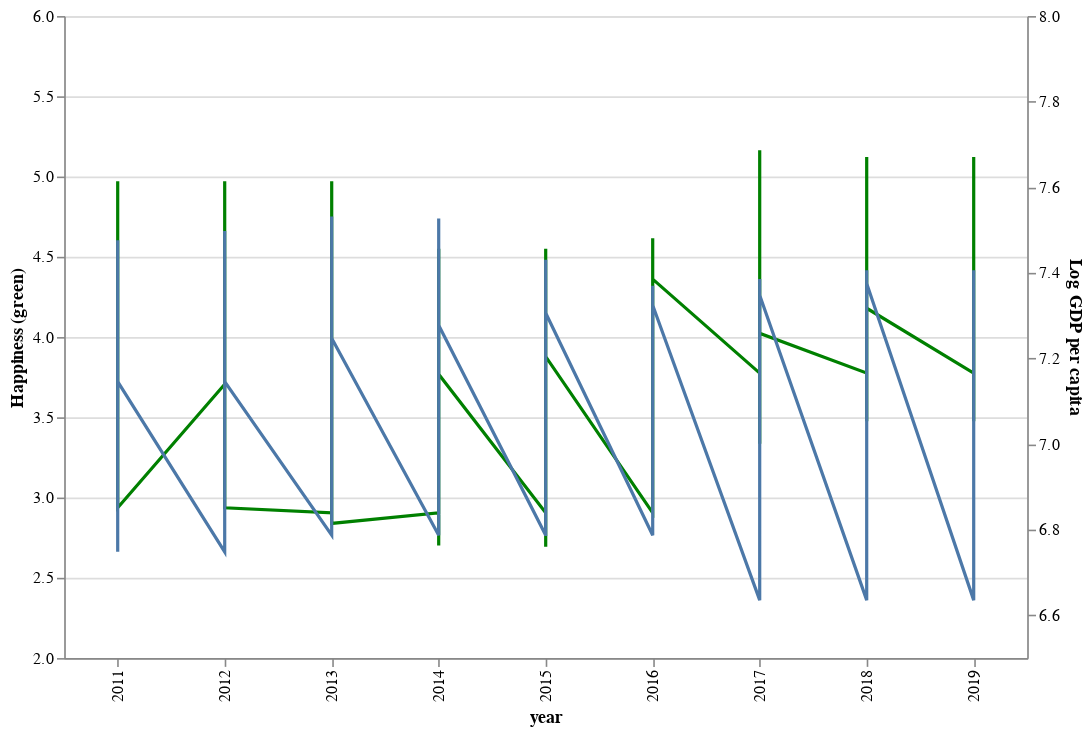

The notebook cell saved with this chart:
### Code cell
# dropdown filter
countries = bottom10GDP["Country name"].unique()
country_dropdown = alt.binding_select(options=countries)
country_select = alt.selection_single(
    fields=["Country name"],
    bind=country_dropdown,
    name="Country",
)

# Create scatter plot
chart_hap = (
    alt.Chart(bottom10GDP)
    .mark_line(color="green")
    .encode(x="year:O",
            y=alt.Y("Life Ladder",scale=alt.Scale(domain=[2, 6]), title="Happiness (green)")
    )
)

chart_gdp = (
    alt.Chart(bottom10GDP)
    .mark_line()
    .encode(x="year:O",
            y=alt.Y("Log GDP per capita",scale=alt.Scale(domain=[6.5, 8]))
    )
)

chart = chart_hap+chart_gdp
chart = chart.add_selection(country_select).transform_filter(country_select)
chart = chart.properties(width=600, height=400).resolve_scale(y = 'independent')
chart

### Figure 1 — Vega-Lite specification as saved in the notebook (floating-point values rounded to 4 significant figures)
{"config": {"view": {"continuousWidth": 400, "continuousHeight": 300}}, "layer": [{"mark": {"type": "line", "color": "green"}, "encoding": {"x": {"type": "ordinal", "field": "year"}, "y": {"type": "quantitative", "field": "Life Ladder", "scale": {"domain": [2, 6]}, "title": "Happiness (green)"}}, "selection": {"Country": {"type": "single", "fields": ["Country name"], "bind": {"input": "select", "options": ["Burundi", "Central African Republic", "Chad", "Congo, Dem. Rep.", "Liberia", "Madagascar", "Malawi", "Mozambique", "Niger", "Togo"]}}}}, {"mark": "line", "encoding": {"x": {"type": "ordinal", "field": "year"}, "y": {"type": "quantitative", "field": "Log GDP per capita", "scale": {"domain": [6.5, 8]}}}}], "data": {"name": "data-2d4f042f9381ceb6350c6b97804787f5"}, "height": 400, "resolve": {"scale": {"y": "independent"}}, "transform": [{"filter": {"selection": "Country"}}], "width": 600, "$schema": "https://vega.github.io/schema/vega-lite/v4.8.1.json", "datasets": {"data-2d4f042f9381ceb6350c6b97804787f5": [{"Country name": "Burundi", "year": 2011, "Life Ladder": 3.706, "Log GDP per capita": 6.748, "Social support": 0.4222, "Healthy life expectancy at birth": 50.68, "Freedom to make life choices": 0.4899, "Generosity": -0.06243, "Perceptions of corruption": 0.6771, "Positive affect": 0.6889, "Negative affect": 0.1903, "Individuals (%) with Internet access": 1.11}, {"Country name": "Burundi", "year": 2012, "Life Ladder": 3.706, "Log GDP per capita": 6.748, "Social support": 0.4222, "Healthy life expectancy at birth": 50.68, "Freedom to make life choices": 0.4899, "Generosity": -0.06243, "Perceptions of corruption": 0.6771, "Positive affect": 0.6889, "Negative affect": 0.1903, "Individuals (%) with Internet access": 1.22}, {"Country name": "Burundi", "year": 2013, "Life Ladder": 2.905, "Log GDP per capita": 6.787, "Social support": 0.5647, "Healthy life expectancy at birth": 51.82, "Freedom to make life choices": 0.4314, "Generosity": -0.0588, "Perceptions of corruption": 0.8076, "Positive affect": 0.6557, "Negative affect": 0.2511, "Individuals (%) with Internet access": 1.264}, {"Country name": "Burundi", "year": 2014, "Life Ladder": 2.905, "Log GDP per capita": 6.787, "Social support": 0.5647, "Healthy life expectancy at birth": 51.82, "Freedom to make life choices": 0.4314, "Generosity": -0.0588, "Perceptions of corruption": 0.8076, "Positive affect": 0.6557, "Negative affect": 0.2511, "Individuals (%) with Internet access": 1.38}, {"Country name": "Burundi", "year": 2015, "Life Ladder": 2.905, "Log GDP per capita": 6.787, "Social support": 0.5647, "Healthy life expectancy at birth": 51.82, "Freedom to make life choices": 0.4314, "Generosity": -0.0588, "Perceptions of corruption": 0.8076, "Positive affect": 0.6557, "Negative affect": 0.2511, "Individuals (%) with Internet access": 4.866}, {"Country name": "Burundi", "year": 2016, "Life Ladder": 2.905, "Log GDP per capita": 6.787, "Social support": 0.5647, "Healthy life expectancy at birth": 51.82, "Freedom to make life choices": 0.4314, "Generosity": -0.0588, "Perceptions of corruption": 0.8076, "Positive affect": 0.6557, "Negative affect": 0.2511, "Individuals (%) with Internet access": 5.174}, {"Country name": "Burundi", "year": 2017, "Life Ladder": 3.775, "Log GDP per capita": 6.635, "Social support": 0.4847, "Healthy life expectancy at birth": 53.4, "Freedom to make life choices": 0.6464, "Generosity": -0.02388, "Perceptions of corruption": 0.5986, "Positive affect": 0.6664, "Negative affect": 0.3628, "Individuals (%) with Internet access": 2.661}, {"Country name": "Burundi", "year": 2018, "Life Ladder": 3.775, "Log GDP per capita": 6.635, "Social support": 0.4847, "Healthy life expectancy at birth": 53.4, "Freedom to make life choices": 0.6464, "Generosity": -0.02388, "Perceptions of corruption": 0.5986, "Positive affect": 0.6664, "Negative affect": 0.3628, "Individuals (%) with Internet access": 2.661}, {"Country name": "Burundi", "year": 2019, "Life Ladder": 3.775, "Log GDP per capita": 6.635, "Social support": 0.4847, "Healthy life expectancy at birth": 53.4, "Freedom to make life choices": 0.6464, "Generosity": -0.02388, "Perceptions of corruption": 0.5986, "Positive affect": 0.6664, "Negative affect": 0.3628, "Individuals (%) with Internet access": 2.661}, {"Country name": "Central African Republic", "year": 2011, "Life Ladder": 3.678, "Log GDP per capita": 7.125, "Social support": 0.3874, "Healthy life expectancy at birth": 43.08, "Freedom to make life choices": 0.78, "Generosity": -0.01584, "Perceptions of corruption": 0.8345, "Positive affect": 0.5241, "Negative affect": 0.2772, "Individuals (%) with Internet access": 2.2}, {"Country name": "Central African Republic", "year": 2012, "Life Ladder": 3.678, "Log GDP per capita": 7.125, "Social support": 0.3874, "Healthy life expectancy at birth": 43.08, "Freedom to make life choices": 0.78, "Generosity": -0.01584, "Perceptions of corruption": 0.8345, "Positive affect": 0.5241, "Negative affect": 0.2772, "Individuals (%) with Internet access": 3.0}, {"Country name": "Central African Republic", "year": 2013, "Life Ladder": 3.678, "Log GDP per capita": 7.125, "Social support": 0.3874, "Healthy life expectancy at birth": 43.08, "Freedom to make life choices": 0.78, "Generosity": -0.01584, "Perceptions of corruption": 0.8345, "Positive affect": 0.5241, "Negative affect": 0.2772, "Individuals (%) with Internet access": 3.4}, {"Country name": "Central African Republic", "year": 2014, "Life Ladder": 3.678, "Log GDP per capita": 7.125, "Social support": 0.3874, "Healthy life expectancy at birth": 43.08, "Freedom to make life choices": 0.78, "Generosity": -0.01584, "Perceptions of corruption": 0.8345, "Positive affect": 0.5241, "Negative affect": 0.2772, "Individuals (%) with Internet access": 3.6}, {"Country name": "Central African Republic", "year": 2015, "Life Ladder": 2.693, "Log GDP per capita": 6.785, "Social support": 0.2902, "Healthy life expectancy at birth": 44.9, "Freedom to make life choices": 0.6241, "Generosity": 0.03262, "Perceptions of corruption": 0.8591, "Positive affect": 0.5787, "Negative affect": 0.4943, "Individuals (%) with Internet access": 3.8}, {"Country name": "Central African Republic", "year": 2016, "Life Ladder": 3.476, "Log GDP per capita": 6.817, "Social support": 0.3196, "Healthy life expectancy at birth": 45.2, "Freedom to make life choices": 0.6453, "Generosity": 0.07279, "Perceptions of corruption": 0.8896, "Positive affect": 0.6139, "Negative affect": 0.5993, "Individuals (%) with Internet access": 4.0}, {"Country name": "Central African Republic", "year": 2017, "Life Ladder": 3.476, "Log GDP per capita": 6.817, "Social support": 0.3196, "Healthy life expectancy at birth": 45.2, "Freedom to make life choices": 0.6453, "Generosity": 0.07279, "Perceptions of corruption": 0.8896, "Positive affect": 0.6139, "Negative affect": 0.5993, "Individuals (%) with Internet access": 4.339}, {"Country name": "Central African Republic", "year": 2018, "Life Ladder": 3.476, "Log GDP per capita": 6.817, "Social support": 0.3196, "Healthy life expectancy at birth": 45.2, "Freedom to make life choices": 0.6453, "Generosity": 0.07279, "Perceptions of corruption": 0.8896, "Positive affect": 0.6139, "Negative affect": 0.5993, "Individuals (%) with Internet access": 4.339}, {"Country name": "Central African Republic", "year": 2019, "Life Ladder": 3.476, "Log GDP per capita": 6.817, "Social support": 0.3196, "Healthy life expectancy at birth": 45.2, "Freedom to make life choices": 0.6453, "Generosity": 0.07279, "Perceptions of corruption": 0.8896, "Positive affect": 0.6139, "Negative affect": 0.5993, "Individuals (%) with Internet access": 4.339}, {"Country name": "Chad", "year": 2011, "Life Ladder": 4.033, "Log GDP per capita": 7.476, "Social support": 0.6729, "Healthy life expectancy at birth": 45.74, "Freedom to make life choices": 0.5629, "Generosity": -0.03404, "Perceptions of corruption": 0.8845, "Positive affect": 0.5265, "Negative affect": 0.3157, "Individuals (%) with Internet access": 1.9}, {"Country name": "Chad", "year": 2012, "Life Ladder": 3.508, "Log GDP per capita": 7.498, "Social support": 0.7141, "Healthy life expectancy at birth": 46.06, "Freedom to make life choices": 0.4882, "Generosity": -0.04546, "Perceptions of corruption": 0.882, "Positive affect": 0.4616, "Negative affect": 0.3142, "Individuals (%) with Internet access": 2.1}, {"Country name": "Chad", "year": 2013, "Life Ladder": 3.46, "Log GDP per capita": 7.532, "Social support": 0.7331, "Healthy life expectancy at birth": 46.38, "Freedom to make life choices": 0.5668, "Generosity": -0.06986, "Perceptions of corruption": 0.8809, "Positive affect": 0.5364, "Negative affect": 0.3285, "Individuals (%) with Internet access": 2.5}, {"Country name": "Chad", "year": 2014, "Life Ladder": 4.323, "Log GDP per capita": 7.527, "Social support": 0.7513, "Healthy life expectancy at birth": 46.7, "Freedom to make life choices": 0.4744, "Generosity": -0.02866, "Perceptions of corruption": 0.8886, "Positive affect": 0.6067, "Negative affect": 0.3584, "Individuals (%) with Internet access": 2.9}, {"Country name": "Chad", "year": 2015, "Life Ladder": 4.029, "Log GDP per capita": 7.431, "Social support": 0.6162, "Healthy life expectancy at birth": 47.2, "Freedom to make life choices": 0.5252, "Generosity": 0.05205, "Perceptions of corruption": 0.8198, "Positive affect": 0.5825, "Negative affect": 0.4676, "Individuals (%) with Internet access": 3.5}, {"Country name": "Chad", "year": 2016, "Life Ladder": 4.559, "Log GDP per capita": 7.37, "Social support": 0.6606, "Healthy life expectancy at birth": 47.7, "Freedom to make life choices": 0.6148, "Generosity": 0.007875, "Perceptions of corruption": 0.7924, "Positive affect": 0.6275, "Negative affect": 0.5382, "Individuals (%) with Internet access": 5.0}, {"Country name": "Chad", "year": 2017, "Life Ladder": 4.486, "Log GDP per capita": 7.363, "Social support": 0.5773, "Healthy life expectancy at birth": 48.2, "Freedom to make life choices": 0.6504, "Generosity": 0.02424, "Perceptions of corruption": 0.7629, "Positive affect": 0.5527, "Negative affect": 0.5438, "Individuals (%) with Internet access": 6.5}, {"Country name": "Chad", "year": 2018, "Life Ladder": 4.251, "Log GDP per capita": 7.365, "Social support": 0.6405, "Healthy life expectancy at birth": 48.7, "Freedom to make life choices": 0.5372, "Generosity": 0.055, "Perceptions of corruption": 0.8323, "Positive affect": 0.5872, "Negative affect": 0.4601, "Individuals (%) with Internet access": 6.5}, {"Country name": "Chad", "year": 2019, "Life Ladder": 4.251, "Log GDP per capita": 7.365, "Social support": 0.6405, "Healthy life expectancy at birth": 48.7, "Freedom to make life choices": 0.5372, "Generosity": 0.055, "Perceptions of corruption": 0.8323, "Positive affect": 0.5872, "Negative affect": 0.4601, "Individuals (%) with Internet access": 6.5}, {"Country name": "Congo, Dem. Rep.", "year": 2011, "Life Ladder": 4.639, "Log GDP per capita": 6.832, "Social support": 0.7695, "Healthy life expectancy at birth": 50.78, "Freedom to make life choices": 0.5573, "Generosity": -0.03452, "Perceptions of corruption": 0.8074, "Positive affect": 0.634, "Negative affect": 0.2297, "Individuals (%) with Internet access": 1.2}, {"Country name": "Congo, Dem. Rep.", "year": 2012, "Life Ladder": 4.497, "Log GDP per capita": 6.88, "Social support": 0.8299, "Healthy life expectancy at birth": 51.22, "Freedom to make life choices": 0.4804, "Generosity": 0.01218, "Perceptions of corruption": 0.913, "Positive affect": 0.5892, "Negative affect": 0.1871, "Individuals (%) with Internet access": 1.68}, {"Country name": "Congo, Dem. Rep.", "year": 2013, "Life Ladder": 4.414, "Log GDP per capita": 6.937, "Social support": 0.8223, "Healthy life expectancy at birth": 51.66, "Freedom to make life choices": 0.5561, "Generosity": 0.009187, "Perceptions of corruption": 0.8137, "Positive affect": 0.5589, "Negative affect": 0.3046, "Individuals (%) with Internet access": 2.2}, {"Country name": "Congo, Dem. Rep.", "year": 2014, "Life Ladder": 3.903, "Log GDP per capita": 6.971, "Social support": 0.7672, "Healthy life expectancy at birth": 52.1, "Freedom to make life choices": 0.5738, "Generosity": -0.04759, "Perceptions of corruption": 0.8664, "Positive affect": 0.5891, "Negative affect": 0.301, "Individuals (%) with Internet access": 3.0}, {"Country name": "Congo, Dem. Rep.", "year": 2015, "Life Ladder": 4.522, "Log GDP per capita": 6.962, "Social support": 0.8642, "Healthy life expectancy at birth": 52.5, "Freedom to make life choices": 0.6374, "Generosity": -0.0244, "Perceptions of corruption": 0.875, "Positive affect": 0.6463, "Negative affect": 0.2224, "Individuals (%) with Internet access": 3.8}, {"Country name": "Congo, Dem. Rep.", "year": 2016, "Life Ladder": 4.311, "Log GDP per capita": 6.966, "Social support": 0.6697, "Healthy life expectancy at birth": 52.9, "Freedom to make life choices": 0.7042, "Generosity": 0.06838, "Perceptions of corruption": 0.8092, "Positive affect": 0.5505, "Negative affect": 0.4043, "Individuals (%) with Internet access": 6.21}, {"Country name": "Congo, Dem. Rep.", "year": 2017, "Life Ladder": 4.311, "Log GDP per capita": 6.966, "Social support": 0.6697, "Healthy life expectancy at birth": 52.9, "Freedom to make life choices": 0.7042, "Generosity": 0.06838, "Perceptions of corruption": 0.8092, "Positive affect": 0.5505, "Negative affect": 0.4043, "Individuals (%) with Internet access": 8.62}, {"Country name": "Congo, Dem. Rep.", "year": 2018, "Life Ladder": 4.311, "Log GDP per capita": 6.966, "Social support": 0.6697, "Healthy life expectancy at birth": 52.9, "Freedom to make life choices": 0.7042, "Generosity": 0.06838, "Perceptions of corruption": 0.8092, "Positive affect": 0.5505, "Negative affect": 0.4043, "Individuals (%) with Internet access": 8.62}, {"Country name": "Congo, Dem. Rep.", "year": 2019, "Life Ladder": 4.311, "Log GDP per capita": 6.966, "Social support": 0.6697, "Healthy life expectancy at birth": 52.9, "Freedom to make life choices": 0.7042, "Generosity": 0.06838, "Perceptions of corruption": 0.8092, "Positive affect": 0.5505, "Negative affect": 0.4043, "Individuals (%) with Internet access": 8.62}, {"Country name": "Liberia", "year": 2011, "Life Ladder": 4.571, "Log GDP per capita": 7.391, "Social support": 0.7083, "Healthy life expectancy at birth": 53.28, "Freedom to make life choices": 0.5905, "Generosity": -0.02985, "Perceptions of corruption": 0.869, "Positive affect": 0.5428, "Negative affect": 0.4429, "Individuals (%) with Internet access": 2.5}, {"Country name": "Liberia", "year": 2012, "Life Ladder": 4.571, "Log GDP per capita": 7.391, "Social support": 0.7083, "Healthy life expectancy at birth": 53.28, "Freedom to make life choices": 0.5905, "Generosity": -0.02985, "Perceptions of corruption": 0.869, "Positive affect": 0.5428, "Negative affect": 0.4429, "Individuals (%) with Internet access": 2.6}, {"Country name": "Liberia", "year": 2013, "Life Ladder": 4.571, "Log GDP per capita": 7.391, "Social support": 0.7083, "Healthy life expectancy at birth": 53.28, "Freedom to make life choices": 0.5905, "Generosity": -0.02985, "Perceptions of corruption": 0.869, "Positive affect": 0.5428, "Negative affect": 0.4429, "Individuals (%) with Internet access": 3.2}, {"Country name": "Liberia", "year": 2014, "Life Ladder": 2.702, "Log GDP per capita": 7.365, "Social support": 0.6377, "Healthy life expectancy at birth": 53.7, "Freedom to make life choices": 0.6714, "Generosity": -0.06149, "Perceptions of corruption": 0.9027, "Positive affect": 0.5051, "Negative affect": 0.3885, "Individuals (%) with Internet access": 5.41}, {"Country name": "Liberia", "year": 2015, "Life Ladder": 3.355, "Log GDP per capita": 7.324, "Social support": 0.6426, "Healthy life expectancy at birth": 54.5, "Freedom to make life choices": 0.7635, "Generosity": 0.03305, "Perceptions of corruption": 0.9013, "Positive affect": 0.6355, "Negative affect": 0.509, "Individuals (%) with Internet access": 33.0}, {"Country name": "Liberia", "year": 2016, "Life Ladder": 4.424, "Log GDP per capita": 7.324, "Social support": 0.6849, "Healthy life expectancy at birth": 55.3, "Freedom to make life choices": 0.7334, "Generosity": -0.01206, "Perceptions of corruption": 0.8668, "Positive affect": 0.6679, "Negative affect": 0.3913, "Individuals (%) with Internet access": 7.319}, {"Country name": "Liberia", "year": 2017, "Life Ladder": 4.135, "Log GDP per capita": 7.311, "Social support": 0.7268, "Healthy life expectancy at birth": 56.1, "Freedom to make life choices": 0.7658, "Generosity": 0.04986, "Perceptions of corruption": 0.8679, "Positive affect": 0.6597, "Negative affect": 0.4361, "Individuals (%) with Internet access": 7.984}, {"Country name": "Liberia", "year": 2018, "Life Ladder": 5.121, "Log GDP per capita": 7.264, "Social support": 0.7125, "Healthy life expectancy at birth": 56.9, "Freedom to make life choices": 0.7059, "Generosity": 0.05061, "Perceptions of corruption": 0.8285, "Positive affect": 0.6356, "Negative affect": 0.3891, "Individuals (%) with Internet access": 7.984}, {"Country name": "Liberia", "year": 2019, "Life Ladder": 5.121, "Log GDP per capita": 7.264, "Social support": 0.7125, "Healthy life expectancy at birth": 56.9, "Freedom to make life choices": 0.7059, "Generosity": 0.05061, "Perceptions of corruption": 0.8285, "Positive affect": 0.6356, "Negative affect": 0.3891, "Individuals (%) with Internet access": 7.984}, {"Country name": "Madagascar", "year": 2011, "Life Ladder": 3.551, "Log GDP per capita": 7.339, "Social support": 0.6731, "Healthy life expectancy at birth": 56.64, "Freedom to make life choices": 0.487, "Generosity": -0.05498, "Perceptions of corruption": 0.8536, "Positive affect": 0.6899, "Negative affect": 0.194, "Individuals (%) with Internet access": 1.9}, {"Country name": "Madagascar", "year": 2012, "Life Ladder": 3.816, "Log GDP per capita": 7.334, "Social support": 0.6725, "Healthy life expectancy at birth": 57.06, "Freedom to make life choices": 0.4796, "Generosity": -0.0185, "Perceptions of corruption": 0.8677, "Positive affect": 0.7343, "Negative affect": 0.2412, "Individuals (%) with Internet access": 2.3}, {"Country name": "Madagascar", "year": 2013, "Life Ladder": 3.676, "Log GDP per capita": 7.34, "Social support": 0.6552, "Healthy life expectancy at birth": 57.48, "Freedom to make life choices": 0.5288, "Generosity": -0.02318, "Perceptions of corruption": 0.7911, "Positive affect": 0.7476, "Negative affect": 0.1922, "Individuals (%) with Internet access": 3.0}, {"Country name": "Madagascar", "year": 2014, "Life Ladder": 3.593, "Log GDP per capita": 7.344, "Social support": 0.6467, "Healthy life expectancy at birth": 57.9, "Freedom to make life choices": 0.5448, "Generosity": -0.04082, "Perceptions of corruption": 0.861, "Positive affect": 0.8018, "Negative affect": 0.2262, "Individuals (%) with Internet access": 3.7}, {"Country name": "Madagascar", "year": 2015, "Life Ladder": 3.663, "Log GDP per capita": 7.356, "Social support": 0.7465, "Healthy life expectancy at birth": 58.3, "Freedom to make life choices": 0.5696, "Generosity": -0.06898, "Perceptions of corruption": 0.8642, "Positive affect": 0.8132, "Negative affect": 0.2043, "Individuals (%) with Internet access": 4.174}, {"Country name": "Madagascar", "year": 2016, "Life Ladder": 4.079, "Log GDP per capita": 7.368, "Social support": 0.6263, "Healthy life expectancy at birth": 58.7, "Freedom to make life choices": 0.5703, "Generosity": -0.0333, "Perceptions of corruption": 0.8473, "Positive affect": 0.7517, "Negative affect": 0.3748, "Individuals (%) with Internet access": 4.714}, {"Country name": "Madagascar", "year": 2017, "Life Ladder": 4.071, "Log GDP per capita": 7.386, "Social support": 0.6655, "Healthy life expectancy at birth": 59.1, "Freedom to make life choices": 0.5515, "Generosity": 0.002596, "Perceptions of corruption": 0.8891, "Positive affect": 0.7523, "Negative affect": 0.362, "Individuals (%) with Internet access": 4.714}, {"Country name": "Madagascar", "year": 2018, "Life Ladder": 4.339, "Log GDP per capita": 7.406, "Social support": 0.7006, "Healthy life expectancy at birth": 59.5, "Freedom to make life choices": 0.5495, "Generosity": -0.01247, "Perceptions of corruption": 0.72, "Positive affect": 0.7232, "Negative affect": 0.304, "Individuals (%) with Internet access": 4.714}, {"Country name": "Madagascar", "year": 2019, "Life Ladder": 4.339, "Log GDP per capita": 7.406, "Social support": 0.7006, "Healthy life expectancy at birth": 59.5, "Freedom to make life choices": 0.5495, "Generosity": -0.01247, "Perceptions of corruption": 0.72, "Positive affect": 0.7232, "Negative affect": 0.304, "Individuals (%) with Internet access": 4.714}, {"Country name": "Malawi", "year": 2011, "Life Ladder": 4.279, "Log GDP per capita": 6.885, "Social support": 0.6037, "Healthy life expectancy at birth": 52.44, "Freedom to make life choices": 0.6374, "Generosity": 0.1692, "Perceptions of corruption": 0.8858, "Positive affect": 0.8156, "Negative affect": 0.2005, "Individuals (%) with Internet access": 3.33}, {"Country name": "Malawi", "year": 2012, "Life Ladder": 4.035, "Log GDP per capita": 6.907, "Social support": 0.5632, "Healthy life expectancy at birth": 53.46, "Freedom to make life choices": 0.752, "Generosity": 0.07846, "Perceptions of corruption": 0.8567, "Positive affect": 0.8085, "Negative affect": 0.2478, "Individuals (%) with Internet access": 4.351}, {"Country name": "Malawi", "year": 2013, "Life Ladder": 4.563, "Log GDP per capita": 6.935, "Social support": 0.5116, "Healthy life expectancy at birth": 54.48, "Freedom to make life choices": 0.7858, "Generosity": 0.06109, "Perceptions of corruption": 0.824, "Positive affect": 0.7037, "Negative affect": 0.2627, "Individuals (%) with Internet access": 5.05}, {"Country name": "Malawi", "year": 2014, "Life Ladder": 3.868, "Log GDP per capita": 6.935, "Social support": 0.4944, "Healthy life expectancy at birth": 55.5, "Freedom to make life choices": 0.8014, "Generosity": 0.05807, "Perceptions of corruption": 0.8348, "Positive affect": 0.6326, "Negative affect": 0.2598, "Individuals (%) with Internet access": 5.83}, {"Country name": "Malawi", "year": 2015, "Life Ladder": 3.476, "Log GDP per capita": 6.932, "Social support": 0.5243, "Healthy life expectancy at birth": 56.2, "Freedom to make life choices": 0.8099, "Generosity": 0.06586, "Perceptions of corruption": 0.8236, "Positive affect": 0.6031, "Negative affect": 0.3247, "Individuals (%) with Internet access": 5.3}, {"Country name": "Malawi", "year": 2016, "Life Ladder": 3.417, "Log GDP per capita": 6.945, "Social support": 0.5554, "Healthy life expectancy at birth": 56.9, "Freedom to make life choices": 0.8479, "Generosity": 0.02489, "Perceptions of corruption": 0.7346, "Positive affect": 0.6087, "Negative affect": 0.3121, "Individuals (%) with Internet access": 11.47}, {"Country name": "Malawi", "year": 2017, "Life Ladder": 3.335, "Log GDP per capita": 6.949, "Social support": 0.5278, "Healthy life expectancy at birth": 57.6, "Freedom to make life choices": 0.7989, "Generosity": 0.07272, "Perceptions of corruption": 0.766, "Positive affect": 0.5863, "Negative affect": 0.3649, "Individuals (%) with Internet access": 13.78}, {"Country name": "Malawi", "year": 2018, "Life Ladder": 3.869, "Log GDP per capita": 6.966, "Social support": 0.549, "Healthy life expectancy at birth": 58.3, "Freedom to make life choices": 0.7649, "Generosity": 0.003597, "Perceptions of corruption": 0.6802, "Positive affect": 0.5367, "Negative affect": 0.3482, "Individuals (%) with Internet access": 13.78}, {"Country name": "Malawi", "year": 2019, "Life Ladder": 3.869, "Log GDP per capita": 6.966, "Social support": 0.549, "Healthy life expectancy at birth": 58.3, "Freedom to make life choices": 0.7649, "Generosity": 0.003597, "Perceptions of corruption": 0.6802, "Positive affect": 0.5367, "Negative affect": 0.3482, "Individuals (%) with Internet access": 13.78}, {"Country name": "Mozambique", "year": 2011, "Life Ladder": 4.971, "Log GDP per capita": 6.979, "Social support": 0.8176, "Healthy life expectancy at birth": 48.32, "Freedom to make life choices": 0.6392, "Generosity": -0.0242, "Perceptions of corruption": 0.7188, "Positive affect": 0.592, "Negative affect": 0.2434, "Individuals (%) with Internet access": 4.3}, {"Country name": "Mozambique", "year": 2012, "Life Ladder": 4.971, "Log GDP per capita": 6.979, "Social support": 0.8176, "Healthy life expectancy at birth": 48.32, "Freedom to make life choices": 0.6392, "Generosity": -0.0242, "Perceptions of corruption": 0.7188, "Positive affect": 0.592, "Negative affect": 0.2434, "Individuals (%) with Internet access": 6.0}, {"Country name": "Mozambique", "year": 2013, "Life Ladder": 4.971, "Log GDP per capita": 6.979, "Social support": 0.8176, "Healthy life expectancy at birth": 48.32, "Freedom to make life choices": 0.6392, "Generosity": -0.0242, "Perceptions of corruption": 0.7188, "Positive affect": 0.592, "Negative affect": 0.2434, "Individuals (%) with Internet access": 7.294}, {"Country name": "Mozambique", "year": 2014, "Life Ladder": 4.55, "Log GDP per capita": 7.141, "Social support": 0.6659, "Healthy life expectancy at birth": 51.2, "Freedom to make life choices": 0.8132, "Generosity": 0.08873, "Perceptions of corruption": 0.6316, "Positive affect": 0.5645, "Negative affect": 0.3396, "Individuals (%) with Internet access": 9.236}, {"Country name": "Mozambique", "year": 2015, "Life Ladder": 4.55, "Log GDP per capita": 7.141, "Social support": 0.6659, "Healthy life expectancy at birth": 51.2, "Freedom to make life choices": 0.8132, "Generosity": 0.08873, "Perceptions of corruption": 0.6316, "Positive affect": 0.5645, "Negative affect": 0.3396, "Individuals (%) with Internet access": 16.93}, {"Country name": "Mozambique", "year": 2016, "Life Ladder": 4.28, "Log GDP per capita": 7.157, "Social support": 0.6785, "Healthy life expectancy at birth": 53.2, "Freedom to make life choices": 0.8227, "Generosity": -0.02996, "Perceptions of corruption": 0.6821, "Positive affect": 0.6484, "Negative affect": 0.3532, "Individuals (%) with Internet access": 17.52}, {"Country name": "Mozambique", "year": 2017, "Life Ladder": 4.654, "Log GDP per capita": 7.162, "Social support": 0.7385, "Healthy life expectancy at birth": 54.2, "Freedom to make life choices": 0.8966, "Generosity": 0.04856, "Perceptions of corruption": 0.6912, "Positive affect": 0.6396, "Negative affect": 0.3973, "Individuals (%) with Internet access": 20.77}, {"Country name": "Mozambique", "year": 2018, "Life Ladder": 4.932, "Log GDP per capita": 7.155, "Social support": 0.7423, "Healthy life expectancy at birth": 55.2, "Freedom to make life choices": 0.8698, "Generosity": 0.07275, "Perceptions of corruption": 0.6819, "Positive affect": 0.5873, "Negative affect": 0.3841, "Individuals (%) with Internet access": 20.77}, {"Country name": "Mozambique", "year": 2019, "Life Ladder": 4.932, "Log GDP per capita": 7.155, "Social support": 0.7423, "Healthy life expectancy at birth": 55.2, "Freedom to make life choices": 0.8698, "Generosity": 0.07275, "Perceptions of corruption": 0.6819, "Positive affect": 0.5873, "Negative affect": 0.3841, "Individuals (%) with Internet access": 20.77}, {"Country name": "Niger", "year": 2011, "Life Ladder": 3.798, "Log GDP per capita": 6.987, "Social support": 0.7001, "Healthy life expectancy at birth": 50.44, "Freedom to make life choices": 0.7344, "Generosity": -0.0635, "Perceptions of corruption": 0.7773, "Positive affect": 0.6025, "Negative affect": 0.1416, "Individuals (%) with Internet access": 0.9}, {"Country name": "Niger", "year": 2012, "Life Ladder": 3.716, "Log GDP per capita": 7.002, "Social support": 0.6958, "Healthy life expectancy at birth": 50.96, "Freedom to make life choices": 0.8254, "Generosity": -0.07743, "Perceptions of corruption": 0.711, "Positive affect": 0.6502, "Negative affect": 0.2081, "Individuals (%) with Internet access": 1.05}, {"Country name": "Niger", "year": 2013, "Life Ladder": 4.181, "Log GDP per capita": 7.027, "Social support": 0.7525, "Healthy life expectancy at birth": 51.48, "Freedom to make life choices": 0.6876, "Generosity": -0.04632, "Perceptions of corruption": 0.6047, "Positive affect": 0.6776, "Negative affect": 0.2047, "Individuals (%) with Internet access": 1.15}, {"Country name": "Niger", "year": 2014, "Life Ladder": 3.671, "Log GDP per capita": 7.03, "Social support": 0.713, "Healthy life expectancy at birth": 52.0, "Freedom to make life choices": 0.7281, "Generosity": -0.03214, "Perceptions of corruption": 0.7025, "Positive affect": 0.6819, "Negative affect": 0.2184, "Individuals (%) with Internet access": 1.249}, {"Country name": "Niger", "year": 2015, "Life Ladder": 4.235, "Log GDP per capita": 7.047, "Social support": 0.6828, "Healthy life expectancy at birth": 52.5, "Freedom to make life choices": 0.7019, "Generosity": -0.01574, "Perceptions of corruption": 0.8145, "Positive affect": 0.6749, "Negative affect": 0.3254, "Individuals (%) with Internet access": 2.476}, {"Country name": "Niger", "year": 2016, "Life Ladder": 4.616, "Log GDP per capita": 7.058, "Social support": 0.5821, "Healthy life expectancy at birth": 53.0, "Freedom to make life choices": 0.6836, "Generosity": -0.03025, "Perceptions of corruption": 0.7777, "Positive affect": 0.7312, "Negative affect": 0.4265, "Individuals (%) with Internet access": 4.323}, {"Country name": "Niger", "year": 2017, "Life Ladder": 5.164, "Log GDP per capita": 7.087, "Social support": 0.612, "Healthy life expectancy at birth": 53.5, "Freedom to make life choices": 0.7907, "Generosity": 0.008891, "Perceptions of corruption": 0.6372, "Positive affect": 0.7706, "Negative affect": 0.5026, "Individuals (%) with Internet access": 10.22}, {"Country name": "Niger", "year": 2018, "Life Ladder": 5.004, "Log GDP per capita": 7.106, "Social support": 0.677, "Healthy life expectancy at birth": 54.0, "Freedom to make life choices": 0.8314, "Generosity": 0.02596, "Perceptions of corruption": 0.7289, "Positive affect": 0.8159, "Negative affect": 0.3044, "Individuals (%) with Internet access": 5.25}, {"Country name": "Niger", "year": 2019, "Life Ladder": 5.004, "Log GDP per capita": 7.106, "Social support": 0.677, "Healthy life expectancy at birth": 54.0, "Freedom to make life choices": 0.8314, "Generosity": 0.02596, "Perceptions of corruption": 0.7289, "Positive affect": 0.8159, "Negative affect": 0.3044, "Individuals (%) with Internet access": 5.25}, {"Country name": "Togo", "year": 2011, "Life Ladder": 2.936, "Log GDP per capita": 7.146, "Social support": 0.303, "Healthy life expectancy at birth": 51.58, "Freedom to make life choices": 0.5841, "Generosity": -0.06982, "Perceptions of corruption": 0.832, "Positive affect": 0.4803, "Negative affect": 0.3954, "Individuals (%) with Internet access": 3.5}, {"Country name": "Togo", "year": 2012, "Life Ladder": 2.936, "Log GDP per capita": 7.146, "Social support": 0.303, "Healthy life expectancy at birth": 51.58, "Freedom to make life choices": 0.5841, "Generosity": -0.06982, "Perceptions of corruption": 0.832, "Positive affect": 0.4803, "Negative affect": 0.3954, "Individuals (%) with Internet access": 4.0}, {"Country name": "Togo", "year": 2013, "Life Ladder": 2.839, "Log GDP per capita": 7.247, "Social support": 0.4443, "Healthy life expectancy at birth": 53.02, "Freedom to make life choices": 0.6632, "Generosity": -0.08471, "Perceptions of corruption": 0.7953, "Positive affect": 0.5827, "Negative affect": 0.4428, "Individuals (%) with Internet access": 4.5}, {"Country name": "Togo", "year": 2014, "Life Ladder": 3.768, "Log GDP per capita": 7.277, "Social support": 0.4786, "Healthy life expectancy at birth": 53.5, "Freedom to make life choices": 0.7716, "Generosity": -0.06868, "Perceptions of corruption": 0.7333, "Positive affect": 0.5988, "Negative affect": 0.4158, "Individuals (%) with Internet access": 5.7}, {"Country name": "Togo", "year": 2015, "Life Ladder": 3.879, "Log GDP per capita": 7.306, "Social support": 0.5094, "Healthy life expectancy at birth": 53.9, "Freedom to make life choices": 0.7303, "Generosity": -0.006936, "Perceptions of corruption": 0.815, "Positive affect": 0.6042, "Negative affect": 0.4829, "Individuals (%) with Internet access": 7.12}, {"Country name": "Togo", "year": 2016, "Life Ladder": 4.361, "Log GDP per capita": 7.324, "Social support": 0.5078, "Healthy life expectancy at birth": 54.3, "Freedom to make life choices": 0.7167, "Generosity": -0.04218, "Perceptions of corruption": 0.7255, "Positive affect": 0.6142, "Negative affect": 0.4258, "Individuals (%) with Internet access": 11.31}, {"Country name": "Togo", "year": 2017, "Life Ladder": 4.023, "Log GDP per capita": 7.348, "Social support": 0.5964, "Healthy life expectancy at birth": 54.7, "Freedom to make life choices": 0.612, "Generosity": -0.006869, "Perceptions of corruption": 0.8085, "Positive affect": 0.6084, "Negative affect": 0.4465, "Individuals (%) with Internet access": 12.36}, {"Country name": "Togo", "year": 2018, "Life Ladder": 4.179, "Log GDP per capita": 7.375, "Social support": 0.5387, "Healthy life expectancy at birth": 55.1, "Freedom to make life choices": 0.6174, "Generosity": 0.06477, "Perceptions of corruption": 0.7367, "Positive affect": 0.5902, "Negative affect": 0.4439, "Individuals (%) with Internet access": 12.36}, {"Country name": "Togo", "year": 2019, "Life Ladder": 4.179, "Log GDP per capita": 7.375, "Social support": 0.5387, "Healthy life expectancy at birth": 55.1, "Freedom to make life choices": 0.6174, "Generosity": 0.06477, "Perceptions of corruption": 0.7367, "Positive affect": 0.5902, "Negative affect": 0.4439, "Individuals (%) with Internet access": 12.36}]}}
